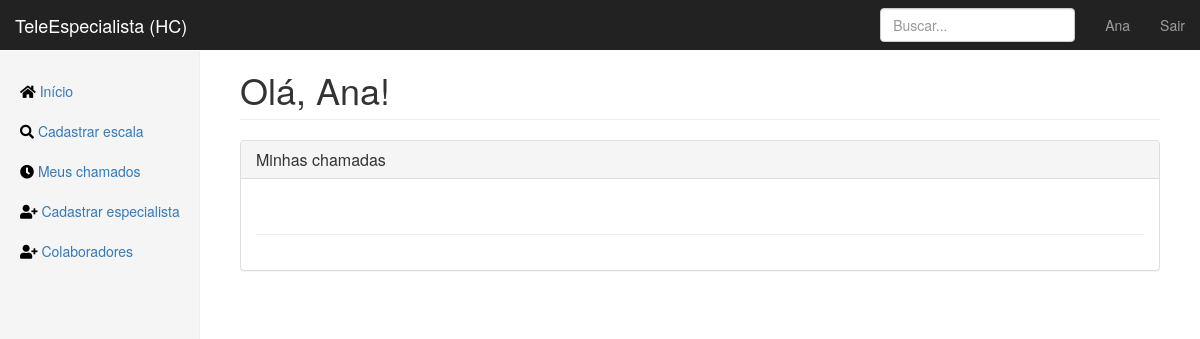
Before: /home (signed in) with the older database file.
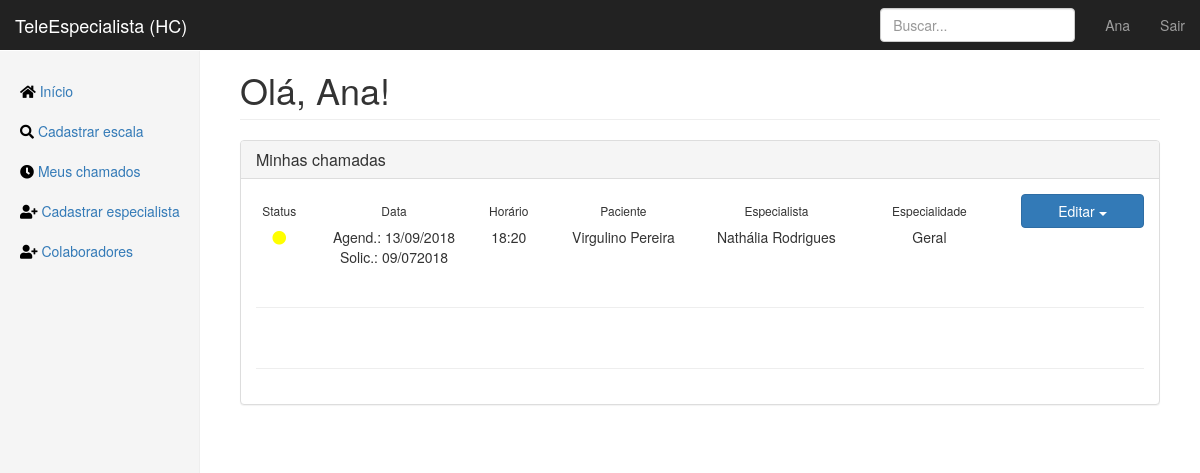
After: the same page with the newer database file.
### app/models.py (models this page shows, shortened)
class Consulta(db.Model):
    id = db.Column(db.Integer, primary_key=True)
    data_solicitacao = db.Column(db.DateTime, default=datetime.datetime.now)
    data_agendada = db.Column(db.DateTime, default=datetime.datetime.now)
    nome_paciente = db.Column(db.String(256))
    status = db.Column(db.String(256), default="Aguardando") # Aguardando, Confirmada, Cancelada
    link_consulta = db.Column(db.String(256), default="Empty")
    def get_other_doctor(self, user_eu):
        return self.doctors.filter(User.id!=user_eu.id)[0]

class User(db.Model, UserMixin):
    id = db.Column(db.Integer, primary_key=True)
    email = db.Column(db.String(120), unique=True, nullable=False)
    password = db.Column(db.String(64), nullable=False)
    image_file = db.Column(db.String(100))
    crm = db.Column(db.Integer, unique=True, nullable=False)
    fullname = db.Column(db.String(256), nullable=False)
    birthdate = db.Column(db.DateTime)
    birthcity = db.Column(db.String(256))
    birthstate = db.Column(db.String(2))
    rg = db.Column(db.String(12), unique=True, nullable=False)
    cpf = db.Column(db.String(12), unique=True, nullable=False)
    cep = db.Column(db.Integer)
    place = db.Column(db.String(64))
    address = db.Column(db.String(256))
    neighborhood = db.Column(db.String(128))
    city = db.Column(db.String(128))
    state = db.Column(db.String(2))
    phone_1 = db.Column(db.String(16), nullable=False)
    phone_2 = db.Column(db.String(16))
    specialties = db.relationship('Specialty', secondary=joinsSpecialtyUser,
    backref=db.backref('doctors', lazy='dynamic'))
    consultas = db.relationship('Consulta', secondary=joinConsultaUser,
    backref=db.backref('doctors', lazy='dynamic'))
    shifts = db.relationship('Calendar', secondary=joinCalendarUser,
    backref=db.backref('doctor', lazy='dynamic'))

class Specialty(db.Model):
    id = db.Column(db.Integer, primary_key=True)
    specialty = db.Column(db.String(64), unique=True, nullable=False)
    service_days = db.relationship('Calendar', backref='specialty')

### app/routes.py (the view)
@app.route("/home")
@login_required
def home():
    if current_user.specialties[0].specialty == 'Geral':
        homepage = 'home.html'
    else:
        homepage = 'homeSpecialist.html'
    return render_template(homepage, title="Início - TeleEspecialista")

### app/models.py (called while the page is built)
@login_manager.user_loader
def load_user(user_id):
    return User.query.get(int(user_id))

### app/templates/homeSpecialist.html (shortened to what this page needs)
{% extends "layout_specialist.html" %}
{% block content %}
<h1 class="page-header">Olá, {{ current_user.fullname.split(' ', 1)[0] }}!</h1>
<div class="panel panel-default">
    <div class="panel-heading">
        <h3 class="panel-title">Minhas chamadas</h3>
    </div>
    <div class="panel-body">
        {% for consulta in current_user.consultas[::-1] %}
        <div class="row">
            <div class="col-md-1 text-center">
                <h6>Status</h6>
                {% if consulta.status == "Aguardando" %}
                <i class="fas fa-circle" style="color:yellow;"></i>
                {% elif consulta.status == "Confirmada" %}
                <i class="fas fa-circle" style="color:lightgreen;"></i>
                {% else %}
                <i class="fas fa-circle" style="color:red;"></i>
                {%endif%}
            </div>
            <div class="col-md-2 text-center">
                <h6>Data</h6>
                Agend.: {{ consulta.data_agendada.strftime('%d/%m/%Y') }}
                Solic.: {{ consulta.data_solicitacao.strftime('%d/%m%Y') }}
            </div>
            <div class="col-md-1 text-center">
                <h6>Horário</h6>
                <p>{{ consulta.data_agendada.strftime('%H:%M') }}</p>
            </div>
            <div class="col-md-2 text-center">
                <h6>Paciente</h6>
                <p>{{ consulta.nome_paciente }}</p>
            </div>
            <div class="col-md-2 text-center">
                <h6>Especialista</h6>
                <p>{{consulta.get_other_doctor(current_user).fullname}}</p>
            </div>
            <div class="col-md-2 text-center">
                <h6>Especialidade</h6>
                <p>{{consulta.get_other_doctor(current_user).specialties[0].specialty}}</p>
            </div>
            <div class="col-md-2">
                <div class="btn-group btn-block">
                    <button type="button" class="btn btn-primary dropdown-toggle btn-block" data-toggle="dropdown" aria-haspopup="true" aria-expanded="false">
                        Editar <span class="caret"></span>
                    </button>
                </div>
            </div>
        </div>
        <br><hr>
        {% endfor %}
        <br><hr>
    </div>
</div>
{% endblock content %}

Changed rows visible on the page:
added Consulta: status "Aguardando" (drawn), data_agendada "13/09/2018", data_solicitacao "09/072018", data_agendada "18:20", nome_paciente "Virgulino Pereira", get_other_doctor "Nathália Rodrigues", get_other_doctor "Geral"
